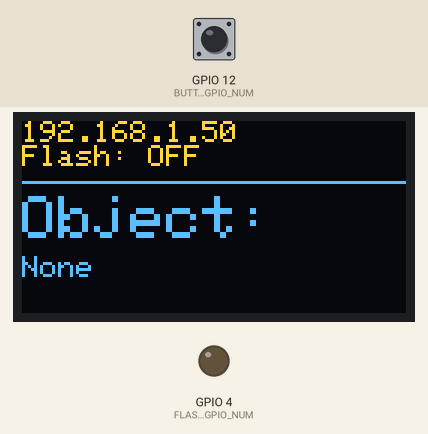
The sketch below on a simulated ESP32. Parts: 128×64 one-colour display, output pins drawn as LEDs (lit = HIGH). Inputs (shaded band) come from the test bench; at power-on: GPIO 12 (BUTTON_GPIO_NUM) HIGH. The OLED is the two-colour kind (top 16 rows yellow); WiFi joins after 1.5 s; servers stay silent unless stated; the camera gives no picture; what the sketch prints to the serial monitor is not drawn.

Above: at 2.0 s.

The sketch:

final.ino
```cpp
/******************************************************************************
 * ESP32-CAM Video Streamer with Remote & Physical Controls + OLED Display
 *
 * This sketch builds upon the basic streamer to add an I2C OLED display
 * that shows the name of an object detected by a remote client, and allows
 * for physical control of the flash.
 *
 * It adds a new endpoint:
 * 6. http://<ESP_IP>/update_oled (POST request with object name in body)
 *
 * Instructions:
 * 1. Install Libraries: In Arduino IDE, go to Library Manager and install:
 * - Adafruit GFX Library
 * - Adafruit SSD1306
 * 2. Wire the OLED Display:
 * - OLED GND -> ESP32-CAM GND
 * - OLED VCC -> ESP32-CAM 3.3V
 * - OLED SDA -> ESP32-CAM GPIO 15
 * - OLED SCL -> ESP32-CAM GPIO 14
 * 3. Wire the Button:
 * - Connect a momentary push button between GPIO 12 and GND.
 * 4. Upload this sketch to your ESP32-CAM.
 ******************************************************************************/

#include "esp_camera.h"
#include <WiFi.h>
#include <WebServer.h>
#include <Wire.h>
#include <Adafruit_GFX.h>
#include <Adafruit_SSD1306.h>

// Disable brownout detector
#include "soc/soc.h"
#include "soc/rtc_cntl_reg.h"
#include "driver/rtc_io.h"

// IMPORTANT: Replace with your network credentials
const char* ssid = "Excitel_ 2.4";
const char* password = "@Udit1588";


// --- PIN DEFINITION FOR AI-THINKER ESP32-CAM ---
#define PWDN_GPIO_NUM     32
#define RESET_GPIO_NUM    -1
#define XCLK_GPIO_NUM      0
#define SIOD_GPIO_NUM     26
#define SIOC_GPIO_NUM     27
#define Y9_GPIO_NUM       35
#define Y8_GPIO_NUM       34
#define Y7_GPIO_NUM       39
#define Y6_GPIO_NUM       36
#define Y5_GPIO_NUM       21
#define Y4_GPIO_NUM       19
#define Y3_GPIO_NUM       18
#define Y2_GPIO_NUM        5
#define VSYNC_GPIO_NUM    25
#define HREF_GPIO_NUM     23
#define PCLK_GPIO_NUM     22
#define FLASH_GPIO_NUM     4

// --- PIN DEFINITION FOR OLED (I2C) ---
#define OLED_SDA_PIN      15
#define OLED_SCL_PIN      14
#define SCREEN_WIDTH      128
#define SCREEN_HEIGHT     64
Adafruit_SSD1306 display(SCREEN_WIDTH, SCREEN_HEIGHT, &Wire, -1);

// --- PIN DEFINITION FOR BUTTON ---
#define BUTTON_GPIO_NUM   12

WebServer server(80);

// --- Global State Variables ---
bool flashState = false;
String detectedObjects = "None"; // To store object names from Python
// Button debounce variables
unsigned long lastDebounceTime = 0;
unsigned long debounceDelay = 50;
int lastButtonState = HIGH;

// Forward declarations
void updateOledStatus();
void setFlashState(bool newState);
void handleButton();
void handleOledUpdate();

// --- Web Server Handlers ---

// Handler for the root URL
void handleRoot() {
  server.send(200, "text/plain", "ESP32-CAM Stream Ready! Navigate to /stream");
}

// Handler to receive object data from Python client (via POST request)
void handleOledUpdate(){
  if (server.hasArg("plain")== false){
    server.send(200, "text/plain", "Body not received");
    return;
  }
  String newObjects = server.arg("plain");
  if (newObjects != detectedObjects) {
    detectedObjects = newObjects;
    updateOledStatus(); // Update display immediately
  }
  server.send(200, "text/plain", "OK");
}

// Handler for the video stream (no changes here)
void handleStream() {
  WiFiClient client = server.client();
  String response = "HTTP/1.1 200 OK\r\n";
  response += "Content-Type: multipart/x-mixed-replace; boundary=frame\r\n\r\n";
  server.sendContent(response);

  while (true) {
    camera_fb_t * fb = esp_camera_fb_get();
    if (!fb) {
      Serial.println("Camera capture failed");
      return;
    }
    if (client.connected()) {
      client.print("--frame\r\nContent-Type: image/jpeg\r\nContent-Length: " + String(fb->len) + "\r\n\r\n");
      client.write(fb->buf, fb->len);
      client.print("\r\n");
    }
    esp_camera_fb_return(fb);
    server.handleClient();
    if (!client.connected()) {
      break;
    }
  }
}

// Handler for control commands
void handleControl() {
  String var = server.arg("var");
  String val_str = server.arg("val");
  int val = val_str.toInt();
  sensor_t * s = esp_camera_sensor_get();
  int res = 0;

  if (var == "framesize") {
    if (s->pixformat == PIXFORMAT_JPEG) res = s->set_framesize(s, (framesize_t)val);
  } else if (var == "flash") {
    setFlashState(val == 1);
  } else {
    res = -1;
  }

  if (res == 0) {
    server.send(200, "text/plain", "OK");
  } else {
    server.send(500, "text/plain", "Command failed");
  }
}

void setup() {
  WRITE_PERI_REG(RTC_CNTL_BROWN_OUT_REG, 0);
  Serial.begin(115200);
  Serial.setDebugOutput(true);
  Serial.println();

  // --- Initialize OLED Display ---
  Wire.begin(OLED_SDA_PIN, OLED_SCL_PIN);
  if(!display.begin(SSD1306_SWITCHCAPVCC, 0x3C)) {
    Serial.println(F("SSD1306 allocation failed"));
    for(;;); // Don't proceed, loop forever
  }
  display.clearDisplay();
  display.setTextSize(1);
  display.setTextColor(SSD1306_WHITE);
  display.setCursor(0,0);
  display.println("Initializing...");
  display.display();

  // --- Setup Button Pin ---
  pinMode(BUTTON_GPIO_NUM, INPUT_PULLUP);

  // --- Initialize Camera ---
  camera_config_t config;
  config.ledc_channel = LEDC_CHANNEL_0;
  config.ledc_timer = LEDC_TIMER_0;
  config.pin_d0 = Y2_GPIO_NUM;
  config.pin_d1 = Y3_GPIO_NUM;
  config.pin_d2 = Y4_GPIO_NUM;
  config.pin_d3 = Y5_GPIO_NUM;
  config.pin_d4 = Y6_GPIO_NUM;
  config.pin_d5 = Y7_GPIO_NUM;
  config.pin_d6 = Y8_GPIO_NUM;
  config.pin_d7 = Y9_GPIO_NUM;
  config.pin_xclk = XCLK_GPIO_NUM;
  config.pin_pclk = PCLK_GPIO_NUM;
  config.pin_vsync = VSYNC_GPIO_NUM;
  config.pin_href = HREF_GPIO_NUM;
  config.pin_sscb_sda = SIOD_GPIO_NUM;
  config.pin_sscb_scl = SIOC_GPIO_NUM;
  config.pin_pwdn = PWDN_GPIO_NUM;
  config.pin_reset = RESET_GPIO_NUM;
  config.xclk_freq_hz = 20000000;
  config.pixel_format = PIXFORMAT_JPEG;
  config.frame_size = FRAMESIZE_VGA;
  config.jpeg_quality = 12;
  config.fb_count = 2;

  esp_err_t err = esp_camera_init(&config);
  if (err != ESP_OK) {
    Serial.printf("Camera init failed with error 0x%x", err);
    display.clearDisplay(); display.setCursor(0,0); display.println("Camera Init Failed!"); display.display();
    return;
  }

  // Setup flash LED
  ledcSetup(LEDC_CHANNEL_0, 5000, 8);
  ledcAttachPin(FLASH_GPIO_NUM, LEDC_CHANNEL_0);
  setFlashState(false); // Start with flash off and update display

  // --- WiFi Connection ---
  display.clearDisplay(); display.setCursor(0,0); display.println("Connecting to WiFi..."); display.display();
  WiFi.begin(ssid, password);
  while (WiFi.status() != WL_CONNECTED) {
    delay(500);
    Serial.print(".");
  }
  Serial.println("\nWiFi connected");

  Serial.print("Stream: http://"); Serial.println(WiFi.localIP());

  updateOledStatus(); // Show initial status on OLED

  // --- Start Server ---
  server.on("/", handleRoot);
  server.on("/stream", handleStream);
  server.on("/control", handleControl);
  server.on("/update_oled", HTTP_POST, handleOledUpdate); // New endpoint for OLED

  server.begin();
}

void loop() {
  server.handleClient();
  handleButton();
}

// --- Helper Functions ---

// Updates the OLED with the current status
void updateOledStatus() {
  display.clearDisplay();
  display.setCursor(0, 0);
  display.setTextSize(1);
  display.println(WiFi.localIP().toString());
  display.print("Flash: ");
  display.println(flashState ? "ON" : "OFF");
  display.drawFastHLine(0, 20, 128, WHITE);
  display.setCursor(0, 25);
  display.setTextSize(2);
  display.println("Object:");
  display.setTextSize(1);
  display.setTextWrap(true); // Enable text wrapping for long object lists
  display.setCursor(0, 45);
  display.println(detectedObjects);
  display.display();
  display.setTextWrap(false); // Disable for predictable layout elsewhere
}

// Central function to control the flash state
void setFlashState(bool newState) {
  flashState = newState;
  ledcWrite(LEDC_CHANNEL_0, flashState ? 255 : 0);
  updateOledStatus(); // Update display whenever flash state changes
}

// Handles reading the physical button with debouncing
void handleButton() {
  int reading = digitalRead(BUTTON_GPIO_NUM);

  if (reading != lastButtonState) {
    lastDebounceTime = millis();
  }

  if ((millis() - lastDebounceTime) > debounceDelay) {
    // Check for a falling edge (button press)
    if (reading == LOW && lastButtonState == HIGH) {
      setFlashState(!flashState); // Toggle the flash
    }
  }

  lastButtonState = reading;
}
```
